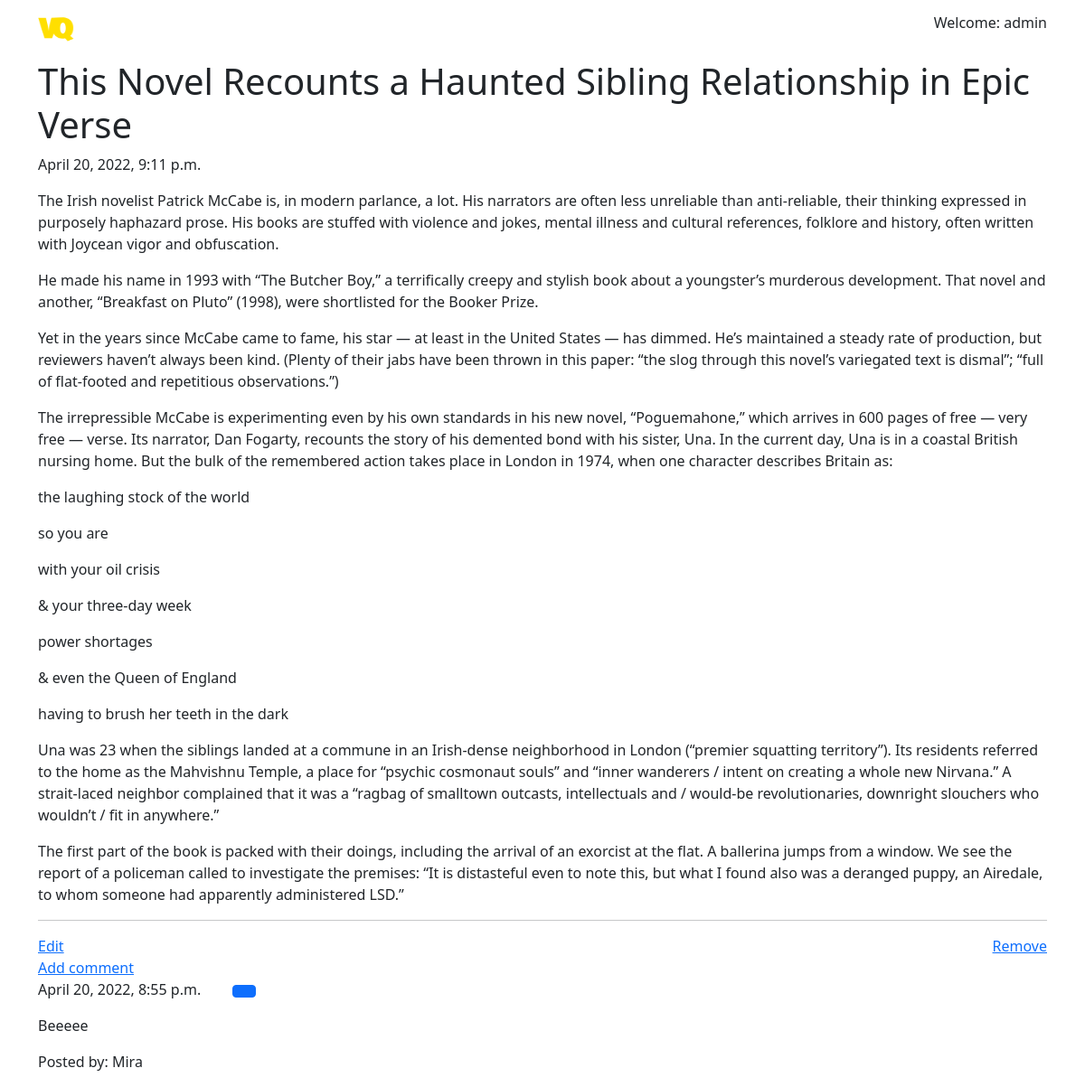
Page /post/8 (signed in) on the committed database.
### blog/models.py (models this page shows, shortened)
class Post(models.Model):
    author = models.ForeignKey('auth.User', on_delete=models.CASCADE)
    title = models.CharField(max_length=200)
    text = models.TextField()
    create_date = models.DateTimeField(default=timezone.now)
    published_date = models.DateTimeField(blank=True, null=True)

class Comment(models.Model):
    post = models.ForeignKey('blog.Post', related_name='comments', on_delete=models.CASCADE)
    author = models.CharField(max_length=200)
    text = models.TextField()
    create_date = models.DateTimeField(default=timezone.now())
    approved_comment = models.BooleanField(default=False)

### blog/views.py (the view)
# urls.py: path('post/<int:pk>', PostDetailView.as_view(), name='post_detail'),
class PostDetailView(DetailView):
    model = Post

### blog/templates/blog/post_detail.html (shortened to what this page needs)
{% extends 'blog/base.html' %}
{% block content %}
    <div class="block block_theme">
        <h1 class="post_title">{{ post.title }}</h1>
        {% if post.published_date %}
            <div class="date post_date">
                {{ post.published_date }}
            </div>
        {% else %}
            <a href="{% url 'post_publish' pk=post.pk %}" class="btn btn-primary">Publish</a>
        {% endif %}
        <p class="post_content">{{ post.text|safe|linebreaksbr }}</p>
        <hr>
        {% if user.is_authenticated %}
            <div class="d-flex justify-content-between">
                <a href="{% url 'post_edit' pk=post.pk %}" class="button button-edit">Edit</a>
                <a href="{% url 'post_remove' pk=post.pk %}" class="button button-remove">Remove</a>
            </div>
        {% endif %}
    </div>
    <div class="d-flex flex-column">
     <a href="{% url 'add_comment_to_post' pk=post.pk %}" class="flex-grow-4 button button-comment">Add comment</a>
        <div class="block comment_theme flex-grow-1">
            {% for comment in post.comments.all %}
                {% if user.is_authenticated or comment.approved_comment %}
                    {{ comment.create_date }}
                    {% if not comment.approved_commed %}
                        <a href="{% url 'comment_remove' pk=comment.pk %}" class="btn btn-default">
                        </a>
                        <a href="{% url 'comment_approve' pk=comment.pk %}" class="btn btn-primary">
                        </a>
                    {% endif %}
                    <p>{{ comment.text|safe|linebreaks }}</p>
                    <p>Posted by: {{ comment.author }}</p>
                {% endif %}
                {% empty %}
                <p>No comments :(</p>
            {% endfor %}
        </div>
    </div>
{% endblock %}

### blog/templates/blog/base.html (shortened to what this page needs)
<!DOCTYPE HTML>
{% load sass_tags %}
{% load static %}
<html lang="en">
<head>
    <link href="https://cdn.jsdelivr.net/npm/bootstrap@5.0.2/dist/css/bootstrap.min.css"
          rel="stylesheet"
>
    <link rel="stylesheet" href="//cdn.jsdelivr.net/npm/medium-editor@latest/dist/css/medium-editor.min.css"
          type="text/css"
          media="screen"
          charset="utf-8">
    <link rel="stylesheet" href="{% sass_src 'css/blog.scss' %}" type="text/css">
</head>
<body>
<nav class="navbar navbar-expand-lg navbar-dark">
  <div class="container">
    <a class="navbar-brand" href="{% url 'post_list' %}">
      <img src='{% static 'images/logo.PNG' %}' alt="" width="40" height="40">
    </a>
    <div class="collapse navbar-collapse" id="navbarSupportedContent">
        <ul class="navbar-nav me-auto mb-2 mb-lg-0">
            <li class="nav-item">
                <a class="nav-link" href="{% url 'about' %}">About</a>
            </li>
            <li class="nav-item">
                <a class="nav-link" href="https://codepen.io/">Codepen</a>
            </li>
            <li class="nav-item">
                <a class="nav-link" href="https://getbootstrap.com/docs/5.0/getting-started/introduction/">Bootstrap</a>
            </li>
            <li class="nav-item">
                <a class="nav-link" href="https://www.youtube.com">Youtube</a>
            </li>
        </ul>
        <ul class="navbar-nav mb-2 mb-lg-0">
            {% if user.is_authenticated %}
                <li class="nav-item">
                    <a class="nav-link" href="{% url 'post_new' %}">New Post</a>
                </li>
                <li class="nav-item">
                    <a class="nav-link" href="{% url 'post_draft_list' %}">Drafts</a>
                </li>
                <li class="nav-item">
                    <a class="nav-link" href="{% url 'logout' %}">Log Out</a>
                </li>
                <li class="nav-item">
                    <a>Welcome: {{ user.username }}</a>
                </li>
            {% else %}
                <li class="nav-item">
                    <a class="nav-link" href="{% url 'login' %}">Log In</a>
                </li>
            {% endif %}
        </ul>
    </div>
  </div>
</nav>
<div class="content container">
    <div class="row">
        <div class="col">
            <div class="blog-posts">
                {% block content %}{% endblock %}
            </div>
        </div>
    </div>
</div>
</body>
</html>

### rows in the picture
Post: title "This Novel Recounts a Haunted Sibling Relationship in Epic Verse", published_date "April 20, 2022, 9:11 p.m.", text "The Irish novelist Patrick McCabe is, in modern parlance, a lot. His narrators are often less unreliable than anti-reliable, their thinking expressed in purposely haphazard prose. His books are stuffed with violence and jokes, mental illness and cultural references, folklore and history, often written with Joycean vigor and obfuscation. He made his name in 1993 with “The Butcher Boy,” a terrifically creepy and stylish book about a youngster’s murderous development. That novel and another, “Breakfast on Pluto” (1998), were shortlisted for the Booker Prize. Yet in the years since McCabe came to fame, his star — at least in the United States — has dimmed. He’s maintained a steady rate of…"
Comment: create_date "April 20, 2022, 8:55 p.m.", text "Beeeee", author "Mira"

### other values in the picture
{{ user.username }} "admin"
